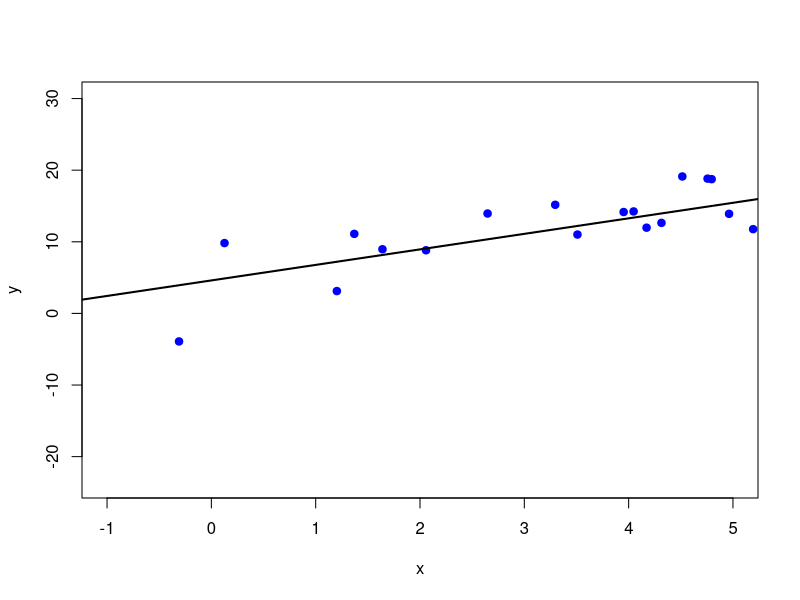
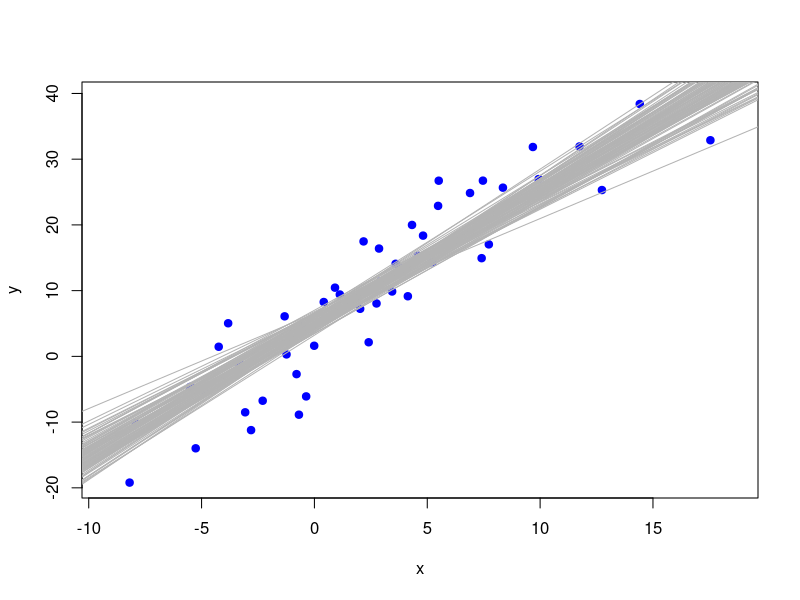
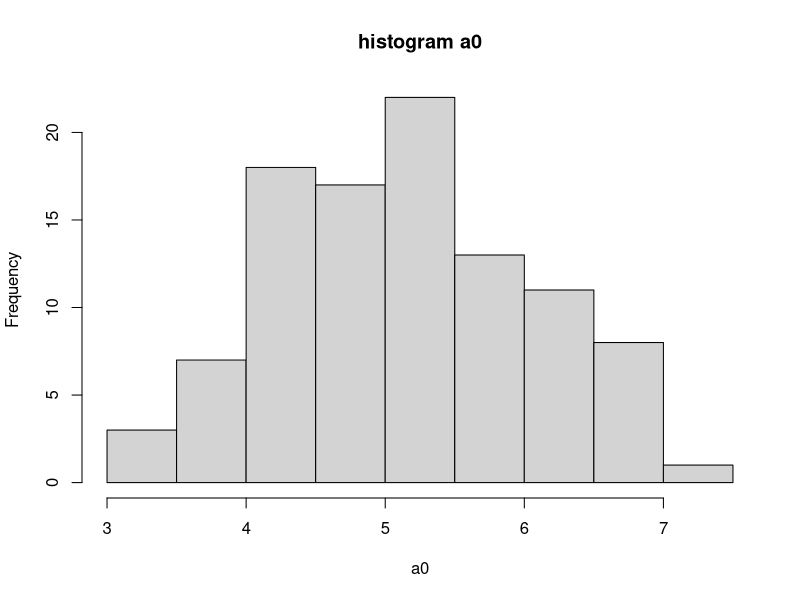
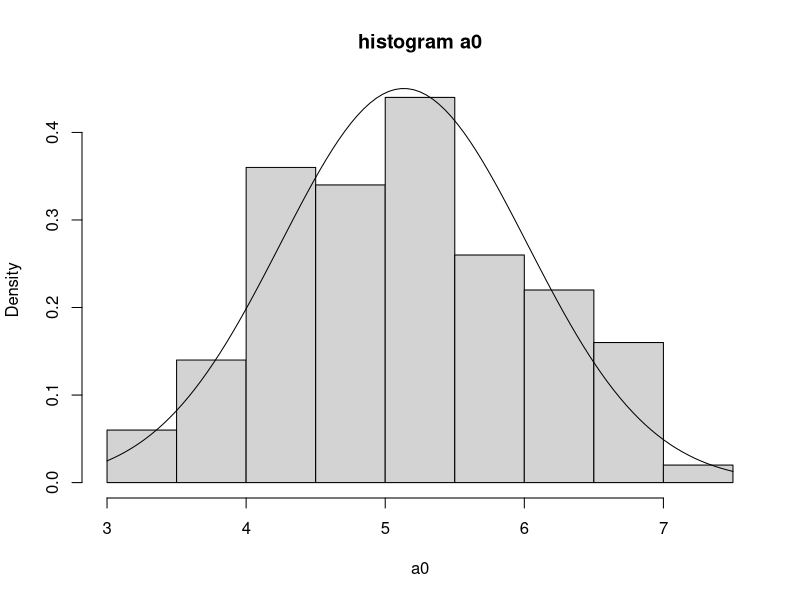
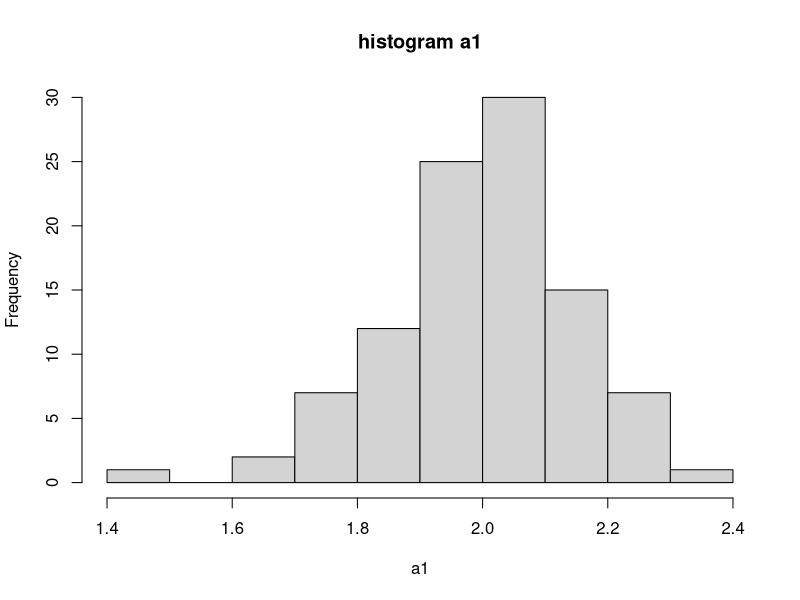
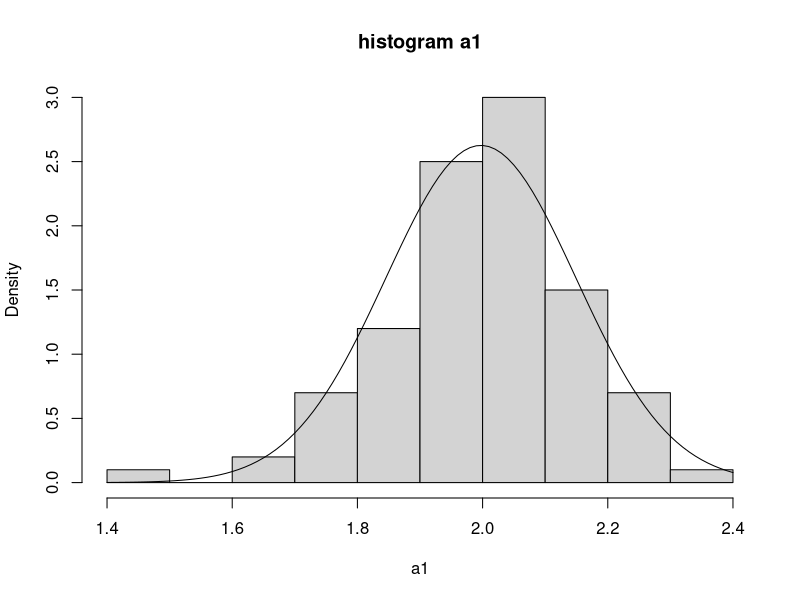
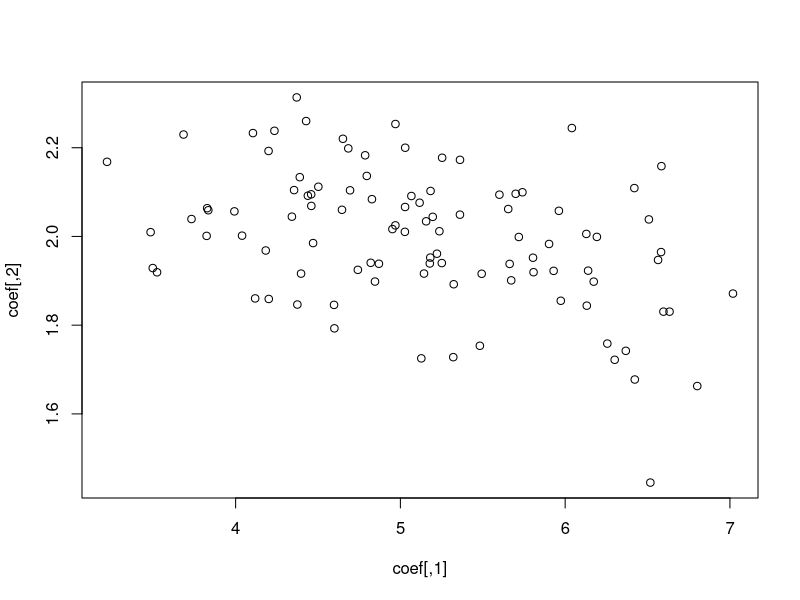

Write the R code that produced these figures, in order.
x <- rnorm(n=50,mean=2,sd=5)
alpha0 <- 5
alpha1 <- 2
rezid <- rnorm(50,0,3)
y <- alpha0 + alpha1*x + rezid
plot(y~x, col="blue", pch=19, xlim=c(-1, 5))

fit1<-lm(y~x)$coeff
abline(fit1, lwd=2)

coef<-matrix(nrow=100,ncol=2)

for (i in 1:100){
 x <- rnorm(n=50,mean=2,sd=5)
 alpha0 <- 5
 alpha1 <- 2
 rezid <- rnorm(50,0,5)
 y <- alpha0 + alpha1*x + rezid
 fit1 <- lm(y~x)$coeff
 coef[i,1] <- as.numeric(fit1[1])
 coef[i,2] <- as.numeric(fit1[2])
}

plot(y~x, col="blue", pch=19, ylim = c(min(y), max(y+1)), xlim=c(min(x)-1, max(x)+1) ) #min(coef[,1])

for(i in 1:100){
 abline(coef[i, ],col = "grey70")
}


names(coef)<-c("a0","a1")
colMeans(coef)
hist(coef[,1],main="histogram a0",xlab="a0")
hist(coef[,1],main="histogram a0",xlab="a0",prob=TRUE)
curve(dnorm(x, mean=mean(coef[,1]), sd=sd(coef[,1])), add=TRUE)

hist(coef[,2],main="histogram a1",xlab="a1")
hist(coef[,2],main="histogram a1",xlab="a1",prob=TRUE)
curve(dnorm(x, mean=mean(coef[,2]), sd=sd(coef[,2])), add=TRUE)

sd(coef[,1])
sd(coef[,2])

fit<-lm(y~x)
summary(fit)

quantile(coef[,1],probs=c(0.025,0.975))
quantile(coef[,2],probs=c(0.025,0.975))

fit<-lm(y~x)
summary(fit)

plot(coef)
